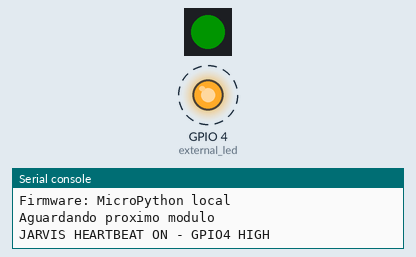
The program below on a simulated ESP32 board running MicroPython. Parts: 1 RGB LEDs in strip order, left to right, output pins drawn as LEDs (lit = HIGH), the last lines printed to the serial console. Dashed ring = blinking. Dim RGB values are drawn brighter than linear.

Above: at 0.5 s.
At 3.5 s:
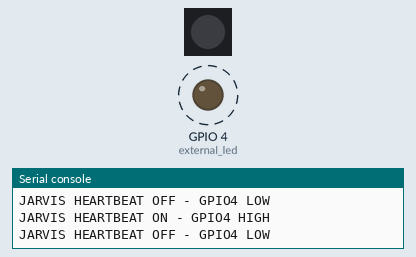
Timing chart, 0 to 4.6 s (numbered marks = the images above):
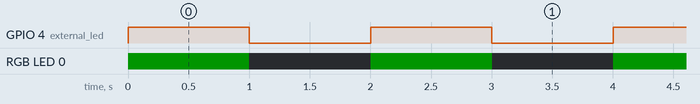

Measured:
- by itself, GPIO 4 (external_led): alternates HIGH for 1.0 s and LOW for 1.0 s
- by itself, RGB LED 0: alternates RGB(0, 20, 0) for 1.0 s and off for 1.0 s

The program:

main.py
```python
"""JARVIS - primeiro firmware próprio para ESP32-S3.

Mantém o teste mínimo e seguro: mensagem serial e LED RGB onboard, quando
presente. Sensores serão adicionados em módulos separados depois.
"""
import time
from machine import Pin

# Saida de teste para o primeiro LED externo.
# O LED deve estar em serie com resistor de 220 ou 330 ohms.
external_led = Pin(4, Pin.OUT, value=0)

pixel = None
try:
    import neopixel
    pixel = neopixel.NeoPixel(Pin(48), 1)
except Exception:
    pixel = None

def set_pixel(rgb):
    if pixel is not None:
        pixel[0] = rgb
        pixel.write()

print("JARVIS ESP32-S3 ONLINE")
print("Firmware: MicroPython local")
print("Aguardando proximo modulo")

while True:
    external_led.value(1)
    set_pixel((0, 20, 0))
    print("JARVIS HEARTBEAT ON - GPIO4 HIGH")
    time.sleep(1)
    external_led.value(0)
    set_pixel((0, 0, 0))
    print("JARVIS HEARTBEAT OFF - GPIO4 LOW")
    time.sleep(1)
```
